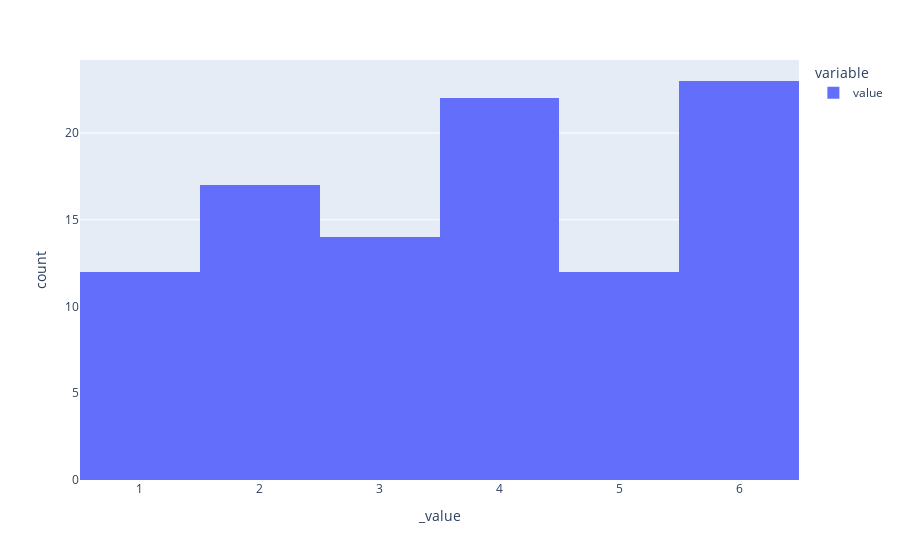

Notebook cell for this chart:
### Code cell
px.histogram(df_roll_the_dice_hundred.value)

### Figure 1 — Plotly figure (JSON) as saved in the notebook; plotly's stock layout.template omitted (floating-point values rounded to 4 significant figures)
{"data": [{"alignmentgroup": "True", "bingroup": "x", "hovertemplate": "variable=value<br>_value=%{x}<br>count=%{y}<extra></extra>", "legendgroup": "value", "marker": {"color": "#636efa", "pattern": {"shape": ""}}, "name": "value", "offsetgroup": "value", "orientation": "v", "showlegend": true, "type": "histogram", "x": [1, 2, 6, 1, 6, 5, 2, 2, 4, 1, 5, 6, 5, 4, 5, 4, 4, 6, 2, 4, 4, 6, 3, 6, 6, 4, 1, 4, 4, 2, 6, 5, 5, 2, 3, 6, 6, 2, 3, 6, 6, 2, 5, 3, 4, 6, 2, 1, 4, 2, 3, 2, 2, 4, 6, 2, 1, 3, 2, 4, 4, 3, 4, 1, 3, 6, 3, 4, 4, 4, 2, 2, 5, 1, 5, 6, 2, 4, 6, 5, 6, 4, 1, 3, 3, 3, 5, 6, 5, 1, 6, 3, 6, 4, 1, 4, 6, 1, 3, 6], "xaxis": "x", "yaxis": "y"}], "layout": {"barmode": "relative", "legend": {"title": {"text": "variable"}, "tracegroupgap": 0}, "margin": {"t": 60}, "xaxis": {"anchor": "y", "domain": [0, 1], "title": {"text": "_value"}}, "yaxis": {"anchor": "x", "domain": [0, 1], "title": {"text": "count"}}}}
